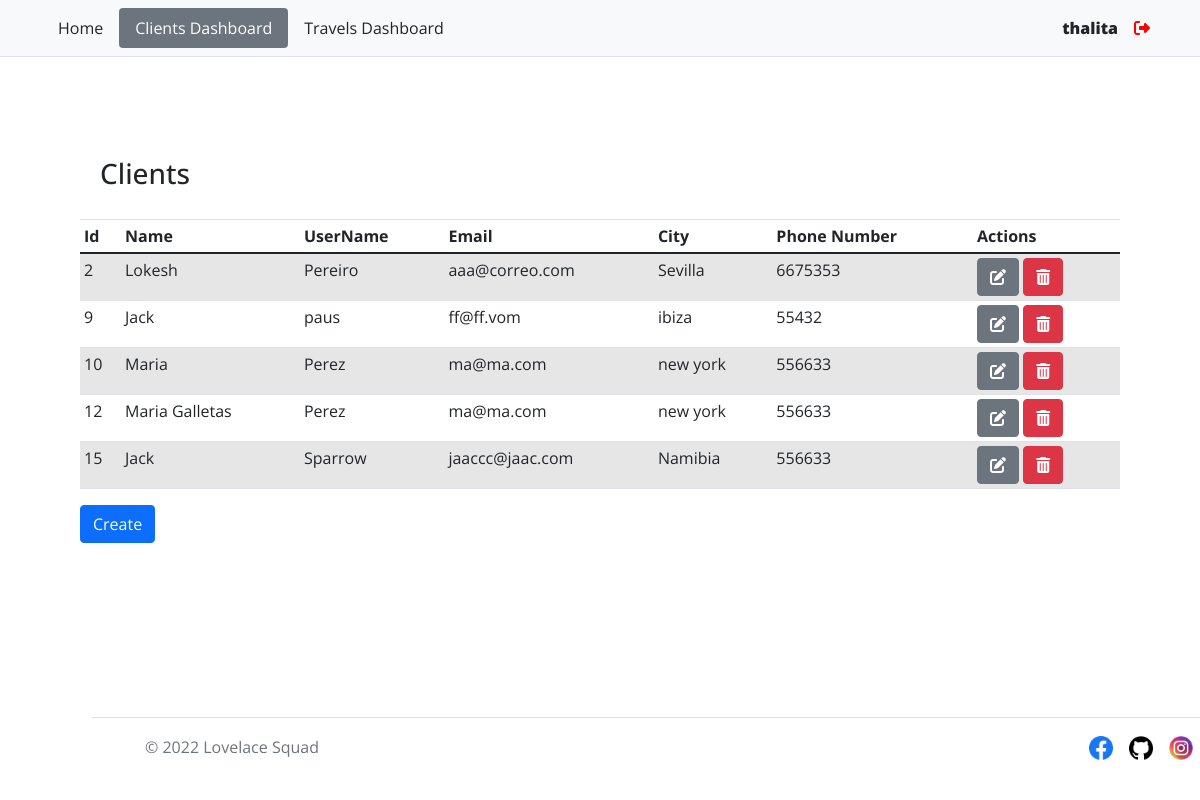
Page /index.php?controller=Client&action=getAllClients (signed in) on the earlier database version.
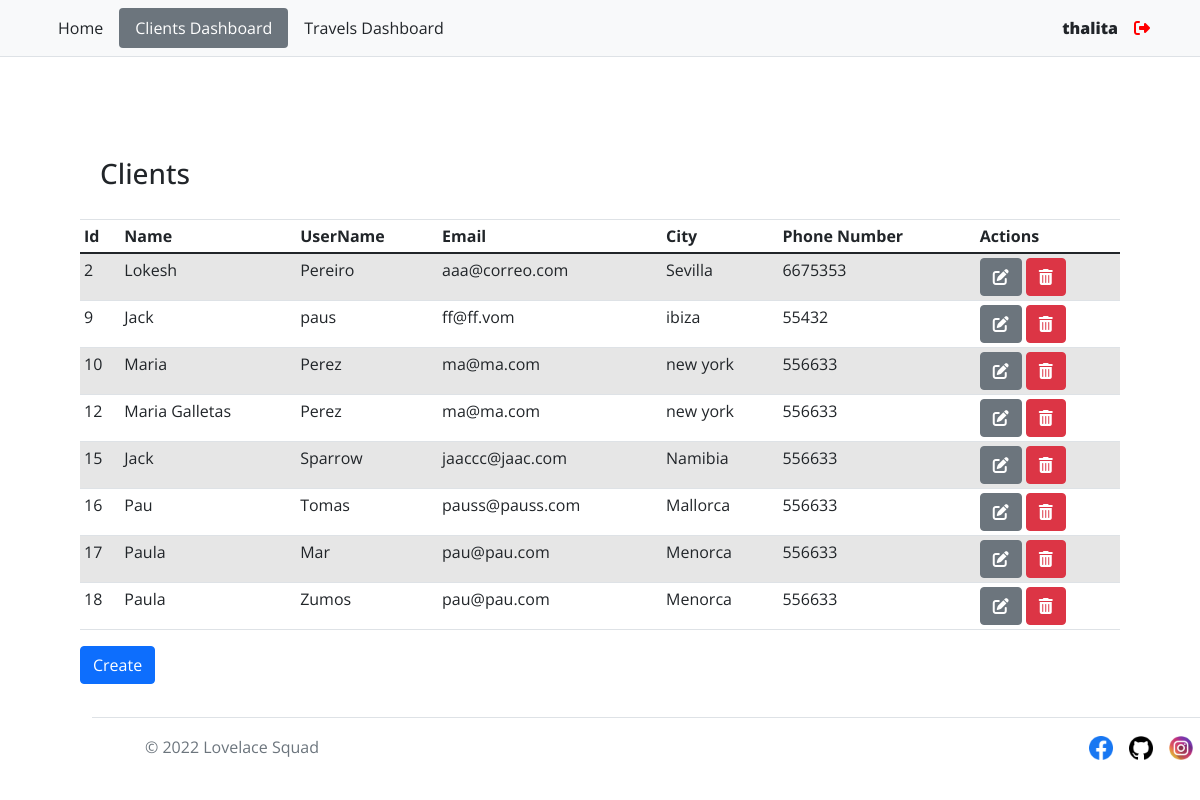
Same page on the later database version.
### tables this page shows
CREATE TABLE `clients` (
  `id_client` int(11) NOT NULL,
  `name` varchar(200) NOT NULL,
  `surname` varchar(200) NOT NULL,
  `email` varchar(200) NOT NULL,
  `city` varchar(100) NOT NULL,
  `phone_number` int(11) NOT NULL
);

### core/classes/View.php (called while the page is built, shortened)
<?php
class View
{
    function render($name)
    {
        require_once VIEWS . '/' . $name . ".php";
    }
}

### index.php (called while the page is built, shortened)
<?php
require_once "core/classes/Database.php";
require_once "core/classes/View.php";
require_once "core/classes/Controller.php";
require_once "core/Router.php";
$router = new Router();
?>

### core/classes/Database.php (called while the page is built, shortened)
<?php
class Database
{
    function connect()
    {
        try {
            $connection = "mysql:host=" . HOST . ";"
                . "dbname=" . DB . ";"
                . "user=" . USER . ";"
                . "password=" . PASSWORD . ";"
                . "charset=" . CHARSET;
            $options = [
                PDO::ATTR_ERRMODE           =>  PDO::ERRMODE_EXCEPTION,
                PDO::ATTR_EMULATE_PREPARES  => FALSE,
            ];
            $pdo = new PDO($connection, USER, PASSWORD, $options);
            return $pdo;
        } catch (PDOException $e) {
            require_once(VIEWS . "/error/error.php");
        }
    }
}
?>

### models/ClientModel.php (called while the page is built, shortened)
<?php
class ClientModel extends Model
{
    function get()
    {
        $query = $this->db->connect()->prepare("SELECT c.id_client, c.name, c.surname, c.email, c.city, c.phone_number
        FROM clients c
        ORDER BY c.id_client ASC;");
        try {
            $query->execute();
            $clients = $query->fetchAll();
            return $clients;
        } catch (PDOException $e) {
            return [];
        }
    }
}

### views/clients/clientDashboard.php (the view, shortened to what this page needs)
<!DOCTYPE html>
<html lang="en">
<head>
    <link rel="stylesheet" href="https://stackpath.bootstrapcdn.com/bootstrap/4.5.0/css/bootstrap.min.css">
    <link rel="stylesheet" href="https://stackpath.bootstrapcdn.com/bootstrap/4.5.0/css/bootstrap.min.css">
    <link href="../../../develop-your-project-in-php/assets/css/style.css" rel="stylesheet" type="text/css">
    <link href="https://cdn.jsdelivr.net/npm/bootstrap@5.0.2/dist/css/bootstrap.min.css" rel="stylesheet"
>
</head>
<body id="clientBody">
          <nav class="py-2 bg-light border-bottom">
            <div class="container d-flex flex-wrap justify-content-between">
              <ul class="nav nav-pills flex-column flex-sm-row">
                <li class="nav-item"><a class="flex-sm-fill text-sm-center nav-link link-dark" href="../../../develop-your-project-in-php/views/main/main.php">Home</a></li>
                <li class="nav-item"><a class="flex-sm-fill text-sm-center nav-link link-dark bg-secondary active" href="index.php?controller=Client&action=getAllClients">Clients Dashboard</a></li>
                <li class="nav-item"><a class="flex-sm-fill text-sm-center nav-link link-dark" href="index.php?controller=Travel&action=getAllTravels">Travels Dashboard</a></li>
              </ul>
                <ul class="nav">
                  <?php if(!isset($_SESSION['adminId'])) : ?>
                    <?php else: ?>
                        <li  class="nav-item"><a style="font-weight: 900;" class="nav-link link-dark px-2">
                            <?php if(isset($_SESSION['adminId'])){
                                echo explode(" ", $_SESSION['adminName'])[0];
                            }else{
                                echo 'Guest';
                            }
                        ?> </a></li>
                       <li class="nav-item"><a href="controllers/loginController.php?end=logout" class="nav-link link-dark px-2"><i class="fas fa-sign-out-alt" style="color: red;"></i></a></li>
                    </ul>
                    <?php endif; ?>
            </div>
</nav>
    <div style="padding: 80px;">
    <h3 style="vertical-align: inherit; padding: 20px;">Clients</h3>
    <table class="table table-striped table-sm" >
        <thead>
            <tr>
              <th scope="col"><font style="vertical-align: inherit;"><font style="vertical-align: inherit;">Id</font></font></th>
              <th scope="col"><font style="vertical-align: inherit;"><font style="vertical-align: inherit;">Name</font></font></th>
              <th scope="col"><font style="vertical-align: inherit;"><font style="vertical-align: inherit;">UserName</font></font></th>
              <th scope="col"><font style="vertical-align: inherit;"><font style="vertical-align: inherit;">Email</font></font></th>
              <th scope="col"><font style="vertical-align: inherit;"><font style="vertical-align: inherit;">City</font></font></th>
              <th scope="col"><font style="vertical-align: inherit;"><font style="vertical-align: inherit;">Phone Number</font></font></th>
              <th scope="col"><font style="vertical-align: inherit;"><font style="vertical-align: inherit;">Actions</font></font></th>
            </tr>
        </thead>
        <tbody>
            <?php
            foreach ($this->data as $index => $client) {
                echo "<tr>";
                echo "<td class='tg-0lax'>" . $client["id_client"] . "</td>";
                echo "<td class='tg-0lax'>" . $client["name"] . "</td>";
                echo "<td class='tg-0lax'>" . $client["surname"] . "</td>";
                echo "<td class='tg-0lax'>" . $client["email"] . "</td>";
                echo "<td class='tg-0lax'>" . $client["city"] . "</td>";
                echo "<td class='tg-0lax'>" . $client["phone_number"] . "</td>";
                echo "<td colspan='2' class='tg-0lax'>
                <a class='btn btn-secondary' href='?controller=Client&action=getClient&id_client=" . $client["id_client"] . "'><i class='fas fa-edit'></i></a>
                <a class='btn btn-danger' href='?controller=Client&action=deleteClient&id_client=" . $client["id_client"] . "'><i class='fas fa-trash-alt'></i></a>
                </td>";
                echo "</tr>";
            }
            ?>
        </tbody>
    </table>
    <a id="home" class="btn btn-primary" href="?controller=Client&action=createClient">Create</a>
</body>
<div class="container footer-clientDash">
   <footer class="d-flex flex-wrap justify-content-between align-items-center py-3 my-4 border-top">
     <div class="col-md-4 d-flex align-items-center">
       <a href="/" class="mb-3 me-2 mb-md-0 text-muted text-decoration-none lh-1">
         <svg class="bi" width="30" height="24"><use xlink:href="#bootstrap"/></svg>
       </a>
       <span class="text-muted">&copy; 2022 Lovelace Squad</span>
     </div>
     <ul class="nav col-md-4 justify-content-end list-unstyled d-flex">
       <li class="ms-3"><a class="text-muted" href="https://www.facebook.com/"><img src="../../develop-your-project-in-php/assets/images/facebook.png" alt="facebook logo" width="24" height="24"></a></li>
       <li class="ms-3"><a class="text-muted" href="https://github.com/lpdraft/develop-your-project-in-php"><img src="../../../develop-your-project-in-php/assets/images/github-logo.png" alt="github logo" width="24" height="24"></a></li>
       <li class="ms-3"><a class="text-muted" href="https://www.instagram.com/"><img src="../../develop-your-project-in-php/assets/images/instagram.png" alt="instagram logo" width="24" height="24"></a></li>
     </ul>
     </footer>
   </div>
</html>

### core/Router.php (shortened to what this page needs)
<?php
class Router
{
    function __construct()
    {
        if (isset($_GET['controller'])) {
            $controllerName = $_GET['controller'] . "Controller";
            $controllerPath = CONTROLLERS . $controllerName . ".php";
            $fileExists = file_exists($controllerPath);
            if ($fileExists) {
                $controller = new $controllerName;
            } else {
                $errorMsg = "The page you are trying to access does not exist.";
                require_once VIEWS . "error/error.php";
            }
        } else {
            require_once VIEWS . "login/login.php";
        }
    }
}

### core/classes/Controller.php (shortened to what this page needs)
<?php
trait Controller
{
    function __construct()
    {
        $this->model = $this->loadModel(substr(__CLASS__,0,-10));
        $action = "";
        if (isset($_REQUEST["action"])) {
            $action = $_REQUEST["action"];
        }
        if (method_exists(__CLASS__, $action)) {
            call_user_func([__CLASS__, $action], $_REQUEST);
        } else {
            $this->error("Invalid user action");
        }
    }
    function loadModel($model)
    {
        $url = MODELS . '/' . $model . 'Model.php';
        if (file_exists($url)) {
            return new $modelName();
        }
    }
}
 ?>

### controllers/ClientController.php (shortened to what this page needs)
<?php
class ClientController
{
    function getAllClients()
    {
        $clients = $this->model->get();
        if (isset($clients)) {
            $this->view->data = $clients;
            $this->view->render("clients/clientDashboard");
        }
    }
}

### assets/css/style.css (style rules this page uses)
.table { --bs-table-color: var(--bs-body-color); --bs-table-bg: transparent; --bs-table-border-color: var(--bs-border-color); --bs-table-accent-bg: transparent; --bs-table-striped-color: var(--bs-body-color); --bs-table-striped-bg: rgba(0, 0, 0, 0.05); --bs-table-active-color: var(--bs-body-color); --bs-table-active-bg: rgba(0, 0, 0, 0.1); --bs-table-hover-color: var(--bs-body-color); --bs-table-hover-bg: rgba(0, 0, 0, 0.075); width: 100%; margin-bottom: 1rem; color: var(--bs-table-color); vertical-align: top; border-color: var(--bs-table-border-color); }
#clientBody, #travelBody { height: 100vh; font-family: "Open Sans", sans-serif; }
.footer-clientDash, .footer-travelDash, .footer-travelDashForm { position: absolute; bottom: 0; }

Differences in the rows shown:
added clients: id_client "16", name "Pau", surname "Tomas", email "pauss@pauss.com", city "Mallorca", phone_number "556633"
added clients: id_client "17", name "Paula", surname "Mar", email "pau@pau.com", city "Menorca", phone_number "556633"
added clients: id_client "18", name "Paula", surname "Zumos", email "pau@pau.com", city "Menorca", phone_number "556633"
